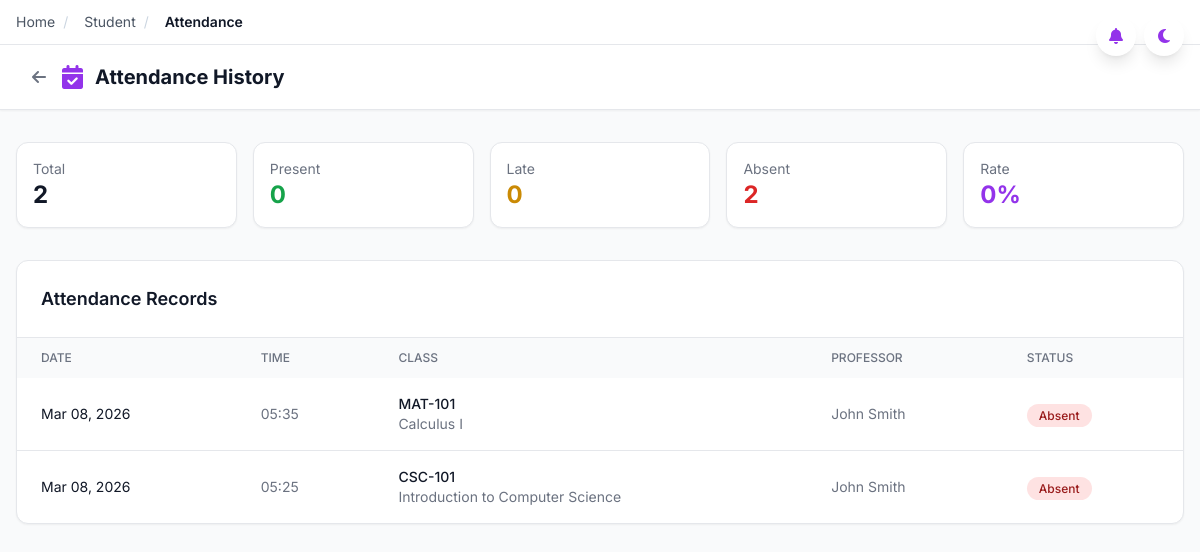
Screenshot of /student/attendance (signed in) with the database file from the repository.
### app/models.py (models this page shows)
class AttendanceRecord(db.Model):
    __tablename__ = 'attendance_records'
    id = db.Column(db.String(36), primary_key=True, default=generate_uuid)
    session_id = db.Column(db.String(36), db.ForeignKey('class_sessions.id'), nullable=False)
    student_id = db.Column(db.String(36), db.ForeignKey('students.user_id'), nullable=False)
    scanned_at = db.Column(db.DateTime, default=datetime.utcnow)
    status = db.Column(db.String(20), default='present')  # 'present', 'late', 'absent', 'excused'
    minutes_late = db.Column(db.Integer, default=0)
    device_fingerprint = db.Column(db.String(255))
    ip_address = db.Column(db.String(50))
    qr_secret_used = db.Column(db.String(255))
    latitude = db.Column(db.Float)
    longitude = db.Column(db.Float)
    location_verified = db.Column(db.Boolean, default=False)
    location_distance = db.Column(db.Float)  # Distance from classroom in meters
    status_changed_by = db.Column(db.String(36), db.ForeignKey('users.id'))
    status_changed_at = db.Column(db.DateTime)
    status_change_reason = db.Column(db.Text)
    created_at = db.Column(db.DateTime, default=datetime.utcnow)
    __table_args__ = (
        db.UniqueConstraint('session_id', 'student_id', name='unique_attendance'),
    )

class ClassSession(db.Model):
    __tablename__ = 'class_sessions'
    id = db.Column(db.String(36), primary_key=True, default=generate_uuid)
    class_instance_id = db.Column(db.String(36), db.ForeignKey('class_instances.id'), nullable=False)
    session_number = db.Column(db.Integer, nullable=False)
    date = db.Column(db.Date, nullable=False)
    start_time = db.Column(db.String(10), nullable=False)
    end_time = db.Column(db.String(10), nullable=False)
    room_location = db.Column(db.String(100))
    status = db.Column(db.String(20), default='scheduled')  # 'scheduled', 'active', 'cancelled', 'completed'
    notes = db.Column(db.Text)
    qr_secret = db.Column(db.String(255))
    qr_expires_at = db.Column(db.DateTime)
    is_active = db.Column(db.Boolean, default=False)
    attendance_count = db.Column(db.Integer, default=0)
    total_enrolled = db.Column(db.Integer, default=0)
    created_at = db.Column(db.DateTime, default=datetime.utcnow)
    updated_at = db.Column(db.DateTime, default=datetime.utcnow, onupdate=datetime.utcnow)
    attendance_records = db.relationship('AttendanceRecord', backref='session', lazy='dynamic', cascade='all, delete-orphan')

class Course(db.Model):
    __tablename__ = 'courses'
    id = db.Column(db.String(36), primary_key=True, default=generate_uuid)
    code = db.Column(db.String(20), unique=True, nullable=False, index=True)  # 'CSC-105'
    name = db.Column(db.String(200), nullable=False)
    description = db.Column(db.Text)
    credits = db.Column(db.Integer, default=3)
    department_id = db.Column(db.String(36), db.ForeignKey('departments.id'))
    is_active = db.Column(db.Boolean, default=True)
    created_at = db.Column(db.DateTime, default=datetime.utcnow)
    class_instances = db.relationship('ClassInstance', backref='course', lazy='dynamic')

### app/routes/student.py (the view)
@student_bp.route('/attendance')
@login_required
@student_required
def attendance():
    student = Student.query.filter_by(user_id=current_user.id).first()
    records = db.session.query(AttendanceRecord, ClassSession, ClassInstance, Course).join(
        ClassSession, AttendanceRecord.session_id == ClassSession.id
    ).join(
        ClassInstance, ClassSession.class_instance_id == ClassInstance.id
    ).join(
        Course, ClassInstance.course_id == Course.id
    ).filter(
        AttendanceRecord.student_id == current_user.id
    ).order_by(AttendanceRecord.scanned_at.desc()).all()
    attendance_list = []
    for record, session, class_instance, course in records:
        professor = User.query.get(class_instance.professor_id)
        attendance_list.append({
            'id': record.id,
            'date': session.date,
            'time': record.scanned_at.strftime('%H:%M'),
            'status': record.status,
            'minutes_late': record.minutes_late,
            'class_code': course.code,
            'class_name': course.name,
            'professor': professor.full_name if professor else 'Unknown',
            'room': session.room_location
        })
    total = len(attendance_list)
    present = sum(1 for a in attendance_list if a['status'] == 'present')
    late = sum(1 for a in attendance_list if a['status'] == 'late')
    absent = sum(1 for a in attendance_list if a['status'] == 'absent')
    excused = sum(1 for a in attendance_list if a['status'] == 'excused')
    stats = {
        'total': total,
        'present': present,
        'late': late,
        'absent': absent,
        'excused': excused,
        'attendance_rate': round(((present + late + excused) / total * 100)) if total > 0 else 0
    }
    return render_template('student/attendance.html',
        attendance_list=attendance_list,
        stats=stats
    )

### app/models.py (called while the page is built)
@login_manager.user_loader
def load_user(user_id):
    return User.query.get(user_id)

    @property
    def full_name(self):
        return f"{self.first_name} {self.last_name}"

### app/routes/student.py (called while the page is built)
def student_required(f):
    from functools import wraps
    @wraps(f)
    def decorated_function(*args, **kwargs):
        if not current_user.is_authenticated or current_user.role != 'student':
            flash('Access denied. Student account required.', 'error')
            return redirect(url_for('auth.student_login'))
        return f(*args, **kwargs)
    return decorated_function

### app/templates/student/attendance.html (shortened to what this page needs)
{% extends "base.html" %}
{% block content %}
<div class="min-h-screen bg-gray-50">
    <nav class="bg-white shadow-sm border-b">
        <div class="max-w-7xl mx-auto px-4 sm:px-6 lg:px-8">
            <div class="flex justify-between h-16 items-center">
                <div class="flex items-center">
                    <a href="{{ url_for('student.dashboard') }}" class="text-gray-500 hover:text-gray-700 mr-4">
                        <i class="fas fa-arrow-left"></i>
                    </a>
                    <i class="fas fa-calendar-check text-purple-600 text-2xl mr-3"></i>
                    <span class="text-gray-900 text-xl font-bold">Attendance History</span>
                </div>
            </div>
        </div>
    </nav>
    <div class="max-w-7xl mx-auto px-4 py-8">
        <div class="grid grid-cols-2 md:grid-cols-5 gap-4 mb-8">
            <div class="bg-white rounded-xl shadow-sm border p-4">
                <p class="text-gray-500 text-sm">Total</p>
                <p class="text-2xl font-bold text-gray-900">{{ stats.total }}</p>
            </div>
            <div class="bg-white rounded-xl shadow-sm border p-4">
                <p class="text-gray-500 text-sm">Present</p>
                <p class="text-2xl font-bold text-green-600">{{ stats.present }}</p>
            </div>
            <div class="bg-white rounded-xl shadow-sm border p-4">
                <p class="text-gray-500 text-sm">Late</p>
                <p class="text-2xl font-bold text-yellow-600">{{ stats.late }}</p>
            </div>
            <div class="bg-white rounded-xl shadow-sm border p-4">
                <p class="text-gray-500 text-sm">Absent</p>
                <p class="text-2xl font-bold text-red-600">{{ stats.absent }}</p>
            </div>
            <div class="bg-white rounded-xl shadow-sm border p-4">
                <p class="text-gray-500 text-sm">Rate</p>
                <p class="text-2xl font-bold text-purple-600">{{ stats.attendance_rate }}%</p>
            </div>
        </div>
        <div class="bg-white rounded-xl shadow-sm border">
            <div class="p-6 border-b">
                <h2 class="text-lg font-semibold text-gray-900">Attendance Records</h2>
            </div>
            <div class="overflow-x-auto">
                {% if attendance_list %}
                    <table class="w-full">
                        <thead class="bg-gray-50">
                            <tr>
                                <th class="px-6 py-3 text-left text-xs font-medium text-gray-500 uppercase">Date</th>
                                <th class="px-6 py-3 text-left text-xs font-medium text-gray-500 uppercase">Time</th>
                                <th class="px-6 py-3 text-left text-xs font-medium text-gray-500 uppercase">Class</th>
                                <th class="px-6 py-3 text-left text-xs font-medium text-gray-500 uppercase">Professor</th>
                                <th class="px-6 py-3 text-left text-xs font-medium text-gray-500 uppercase">Status</th>
                            </tr>
                        </thead>
                        <tbody class="divide-y divide-gray-200">
                            {% for record in attendance_list %}
                            <tr class="hover:bg-gray-50">
                                <td class="px-6 py-4 whitespace-nowrap text-sm text-gray-900">
                                    {{ record.date.strftime('%b %d, %Y') }}
                                </td>
                                <td class="px-6 py-4 whitespace-nowrap text-sm text-gray-500">
                                    {{ record.time }}
                                </td>
                                <td class="px-6 py-4 whitespace-nowrap">
                                    <div class="text-sm font-medium text-gray-900">{{ record.class_code }}</div>
                                    <div class="text-sm text-gray-500">{{ record.class_name }}</div>
                                </td>
                                <td class="px-6 py-4 whitespace-nowrap text-sm text-gray-500">
                                    {{ record.professor }}
                                </td>
                                <td class="px-6 py-4 whitespace-nowrap">
                                    <span class="px-3 py-1 rounded-full text-xs font-medium
                                        {% if record.status == 'present' %}bg-green-100 text-green-800
                                        {% elif record.status == 'late' %}bg-yellow-100 text-yellow-800
                                        {% elif record.status == 'excused' %}bg-blue-100 text-blue-800
                                        {% else %}bg-red-100 text-red-800{% endif %}">
                                        {{ record.status | capitalize }}
                                    </span>
                                </td>
                            </tr>
                            {% endfor %}
                        </tbody>
                    </table>
                {% else %}
                    <div class="p-12 text-center text-gray-500">
                        <i class="fas fa-calendar-times text-4xl mb-4"></i>
                        <p>No attendance records yet</p>
                    </div>
                {% endif %}
            </div>
        </div>
    </div>
</div>
{% endblock %}

### app/templates/base.html (shortened to what this page needs)
<!DOCTYPE html>
<html lang="en" id="html-root">
<head>
    <script src="https://cdn.tailwindcss.com"></script>
    <link rel="stylesheet" href="https://cdnjs.cloudflare.com/ajax/libs/font-awesome/6.5.1/css/all.min.css">
</head>
<body class="bg-gray-50 min-h-screen antialiased transition-colors duration-300"">
    {% if current_user.is_authenticated %}
    <div class="fixed top-0 right-0 z-30 flex items-center space-x-2 p-4">
        <div class="relative">
            <button onclick="toggleNotifications()" class="w-10 h-10 rounded-full bg-white dark:bg-gray-800 shadow-lg flex items-center justify-center hover:bg-purple-50 dark:hover:bg-purple-900 transition relative">
                <i class="fas fa-bell text-purple-600"></i>
            </button>
        </div>
        <button onclick="toggleDarkMode()" class="w-10 h-10 rounded-full bg-white dark:bg-gray-800 shadow-lg flex items-center justify-center hover:bg-purple-50 dark:hover:bg-purple-900 transition">
            <i id="theme-icon" class="fas fa-moon text-purple-600"></i>
        </button>
    </div>
    {% endif %}
    <div id="breadcrumbs-container" class="hidden bg-white dark:bg-gray-800 border-b border-gray-200 dark:border-gray-700 px-4 py-3">
        <nav class="max-w-7xl mx-auto">
            <ol id="breadcrumbs" class="flex items-center space-x-2 text-sm text-gray-600 dark:text-gray-400">
            </ol>
        </nav>
    </div>
    {% block content %}{% endblock %}
</body>
</html>

### app/templates/base.html (style rules this page uses)
body { font-family: 'Inter', sans-serif; overflow-x: hidden; }

### rows the page displays
AttendanceRecord: date "Mar 08, 2026", time "05:35", class_code "MAT-101", class_name "Calculus I", professor "John Smith", status "Absent"
AttendanceRecord: date "Mar 08, 2026", time "05:25", class_code "CSC-101", class_name "Introduction to Computer Science", professor "John Smith", status "Absent"

### other values shown
{{ stats.total }} "2"
{{ stats.present }} "0"
{{ stats.late }} "0"
{{ stats.absent }} "2"
{{ stats.attendance_rate }} "0"
